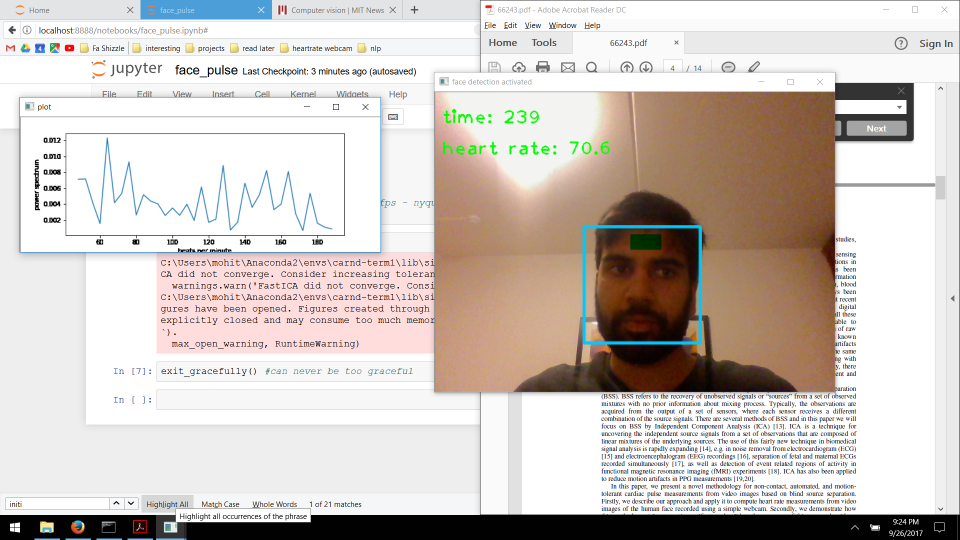
#> input picture optical_heart_rate/img/disp.png, 1920 x 1080 px, given in place of test.jpg, which was not available (shown at 1/2 size)
$ jupyter execute --allow-errors face_pulse.ipynb   (shell and % lines are left out)   (text cells are left out)
#> lines starting #> are read from the running program, lines starting #| are printed output that depends on the picture; after the words box and inside, x2 and y2 are one past the last pixel; in counts of white or black regions, pixels touching at a corner belong together; pictures that were not available may be replaced by others from this repository, and a replacement may not be noted
#> further down, test is the input picture: shape (1080, 1920, 3); mean B, G, R 194.1, 199.2, 207
[cell 1]
import time
import matplotlib.pyplot as plt

import cv2
import numpy as np
from scipy.fftpack import fft
from scipy.signal import detrend
from scipy.interpolate import interp1d
from sklearn.decomposition import FastICA

[cell 2]
def detect_faces(img):
    gray = cv2.cvtColor(img, cv2.COLOR_BGR2GRAY)
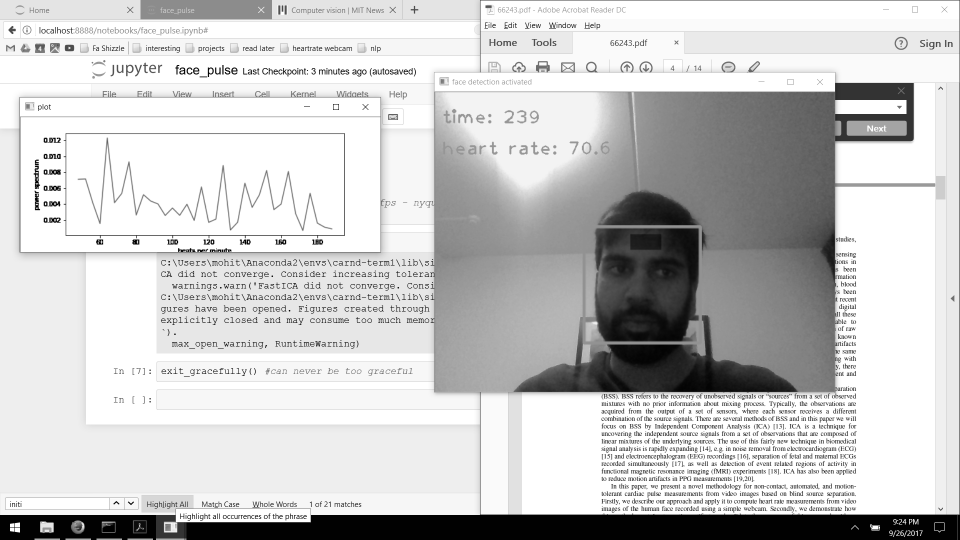
#> gray: shape (1080, 1920) (shown at 1/2 size); min 0, max 255, mean 200.9

    #faces
    haar_face = 'detector_architectures/haarcascade_frontalface_default.xml'
    face_cascade = cv2.CascadeClassifier(haar_face)
    faces = face_cascade.detectMultiScale(gray, 1.25, 6)
#> faces = [[1166, 452, 232, 232]]
    for (x,y,w,h) in faces:
        cv2.rectangle(img, (x,y), (x+w,y+h),(255,200,0), 3)  #face bounding box

        face = img[y:y+h, x:x+w, :]              #extract face
        face_norm = cv2.resize(face, (150, 150)) #for scale/location invariance
        forehead = face_norm[10:30, 60:100, :]   #extract forehead

        #extract avg brightness of each channel
        channel_avg = list(forehead.mean(axis=(0, 1)))

        #set the other color channels to 0 for vis
        forehead[:, :, 0] = 0
        forehead[:, :, 2] = 0
        face_norm[10:30, 60:100, :] = forehead
        face = cv2.resize(face_norm, face.shape[:2]) #denormalize and reintegrate
        img[y:y+h, x:x+w, :] = face
#> this loop made 1 pass
#> (x, y, w, h, channel_avg) on pass 1: (1166, 452, 232, 232, [1.1, 44.31, 5.82])
#> pass 1, in detect_faces, `face = img[y:y+h, x:x+w, :]`:
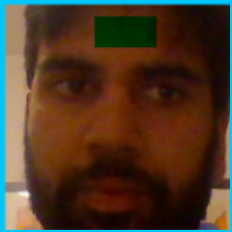
#> face: shape (232, 232, 3); mean B, G, R 38.7, 56.1, 77.3
#> pass 1, in detect_faces, `face_norm = cv2.resize(face, (150, 150))`:
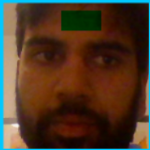
#> face_norm: shape (150, 150, 3); mean B, G, R 38.3, 55.8, 77.3
#> pass 1, in detect_faces, `forehead = face_norm[10:30, 60:100, :]`:
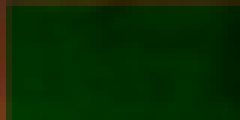
#> forehead: shape (20, 40, 3) (shown 6 times larger); mean B, G, R 1.1, 44.3, 5.8
#> pass 1, in detect_faces, `face = cv2.resize(face_norm, face.shape[:2])`:
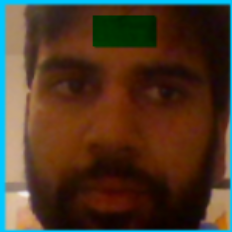
#> face: shape (232, 232, 3); mean B, G, R 38.2, 55.7, 77
#> after the loop:
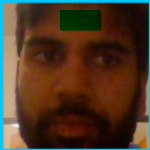
#> face_norm: shape (150, 150, 3); 0.52% of pixels changed, all inside (x1, y1, x2, y2) = (60, 10, 100, 30)
#> after the loop:
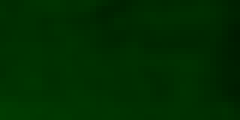
#> forehead: shape (20, 40, 3) (shown 6 times larger); 14.5% of pixels changed, all inside (x1, y1, x2, y2) = (0, 0, 40, 20)
#> after the loop:
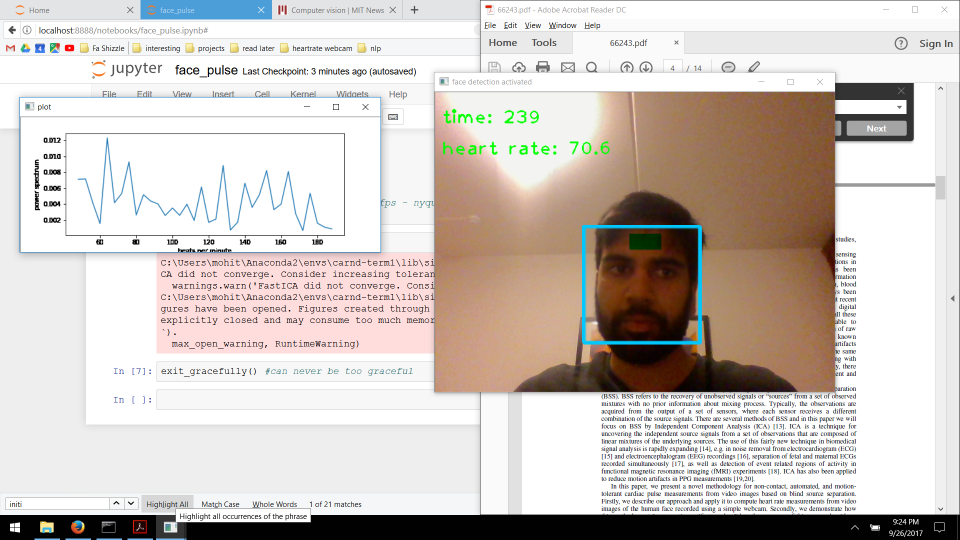
#> img: shape (1080, 1920, 3) (shown at 1/2 size); 1.87% of pixels changed, all inside (x1, y1, x2, y2) = (1164, 450, 1399, 687)

#         plt.imshow(face);plt.show()
#         plt.imshow(forehead);plt.show()

    return img, channel_avg

[cell 3]
test = cv2.imread('test.jpg')
plt.imshow(cv2.cvtColor(detect_faces(test)[0], cv2.COLOR_BGR2RGB))

[cell 4]
##-------------------------------------------Utils-------------------------------------------##

def exit_gracefully():
    '''kill the beast that is openCV'''
    cv2.destroyAllWindows()
    plt.close()
    for i in range (1,5):
        cv2.waitKey(1)
    return

def init_globals():
    '''init buffer streams, counter, figures'''
    global c, pulse_buffer, time_buffer, time_init, buffer_size, fig, hr_buffer
    c = 0 #counter
    hr_buffer = [60]*20 #heart rate buffer
    buffer_size = 100
    pulse_buffer = [0]*buffer_size
    time_buffer = [0]*buffer_size
    time_init = time.time()
    fig = plt.figure(figsize=(8,3)) # init fft plot
    return

##-------------------------------------------Signal Processing------------------------------------------##

# [18 lines left out: functions moving_average, preprocess, ICA, not called in this run]

def full_process(mixed_signal):
    '''full signal processing pipeline'''
    mixed_signal = np.array(mixed_signal) #prep
    normalized = np.apply_along_axis(preprocess, 0, mixed_signal) #detrend and normalize
    ICA_transformed = ICA(normalized) #ICA
    return ICA_transformed

##-----------------------------------------Fourier Transform -----------------------------------------##
# [40 lines left out: functions bandpass, fourier_transform, draw_fft, not called in this run]

[cell 5]
##---------------------------------------Video Pipeline-----------------------------------------------##

def laptop_camera_go():
    global pulse_buffer, time_buffer, time_init, heart_rate, buffer_size, c, hr_buffer
    f = cv2.FONT_HERSHEY_PLAIN
#> f = 1
    heart_rate = 60 # init

    cv2.namedWindow("face detection activated")
    vc = cv2.VideoCapture(0)

    # try to get the first frame
    if vc.isOpened():
        rval, frame = vc.read()
    else:
        rval = False

    init_globals() #init buffers
    while rval:
        key = -1 #override failures (not sure why it randomly flips key>1)
        current_time = time.time()-time_init

        try:
            #detect faces, forehead, extract optical vals
            face, pulse_signal = detect_faces(frame)
#> the loop in detect_faces (call 2), `for (x,y,w,h) in faces:` made 1 pass
#> pulse_signal = [1.1, 44.31, 5.82]

            #append and shift new optical vals to buffer streams
            pulse_buffer.append(pulse_signal);  del pulse_buffer[0]
            time_buffer.append(current_time); del time_buffer[0]

            # fourier transform on buffers every ~0.5s once buffer is full
            if c > buffer_size:
                if c%5 == 0:
                    #signal preprocessing
                    y_in = full_process(pulse_buffer)  # signal processing on color data

                    #fourier transform & plot
                    bpm, power_spec = fourier_transform(time_buffer, y_in)
                    draw_fft(bpm, power_spec)    #plot in secondary window
                    hr_buffer.append(heart_rate); del hr_buffer[0] #update hr buffer

            #plot video frames
            cv2.putText(face, 'time: '+str(current_time)[:3], (10,50), f, 2, [0, 255, 0], 2)
#> face: shape (1080, 1920, 3)
            cv2.putText(face, 'heart rate: ' + str(np.mean(hr_buffer))[:4], (10,100), f, 2, [0, 255, 0], 2)
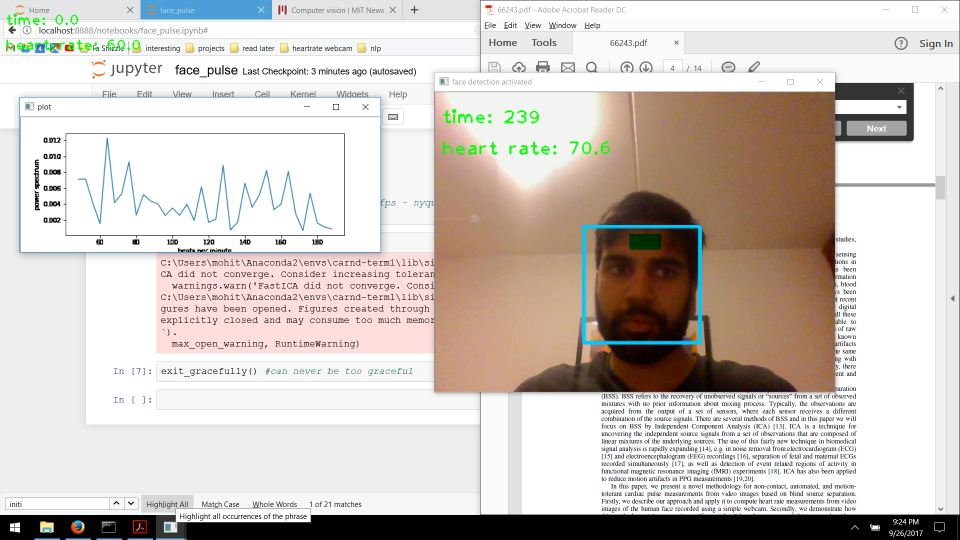
#> face: shape (1080, 1920, 3) (shown at 1/2 size); mean B, G, R 194, 199.3, 206.7
            cv2.imshow("face detection activated",face)
            key = cv2.waitKey(20) #any key to exit
#> (key Esc is pressed here)
            c+= 1 #increment counter

        except UnboundLocalError:
            #if no face found, clear buffers, try again
            init_globals()
            cv2.imshow("face detection activated", np.zeros_like(frame))

        if key > 0:
            exit_gracefully()
            plt.close()
            return

        time.sleep(0.05) #framerate 20fps - nyquist
        rval, frame = vc.read()

[cell 6]
laptop_camera_go()
exit_gracefully()

[cell 7]
exit_gracefully() #can never be too graceful
